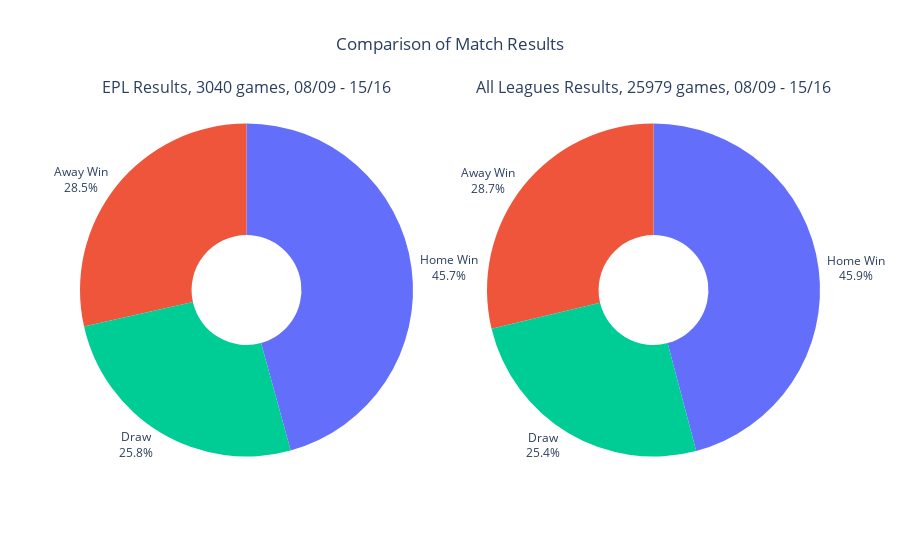

Notebook cell for this chart:
### Code cell
import plotly.express as px
from plotly.subplots import make_subplots
import plotly.graph_objects as go

# Count the number of occurrences of each result for 'prem'
prem_result_counts = prem['Result'].value_counts()
prem_labels = ['Home Win', 'Draw', 'Away Win']
prem_values = [prem_result_counts[1], prem_result_counts[0], prem_result_counts[-1]]

# Count the number of occurrences of each result for 'all_matches'
all_matches_result_counts = all_matches['Result'].value_counts()
all_matches_labels = ['Home Win', 'Draw', 'Away Win']
all_matches_values = [all_matches_result_counts[1], all_matches_result_counts[0], all_matches_result_counts[-1]]

# Create a subplot figure with two pie charts
fig = make_subplots(
    rows=1, cols=2, 
    specs=[[{'type': 'domain'}, {'type': 'domain'}]],
    subplot_titles=[
    'EPL Results, 3040 games, 08/09 - 15/16',
    'All Leagues Results, 25979 games, 08/09 - 15/16'
])

# Add the first pie chart (for 'prem')
fig.add_trace(
    go.Pie(
        labels=prem_labels,
        values=prem_values,
        hole=0.33,
        textinfo='label+percent',
        textposition='outside',
        showlegend=False
    ),
    row=1, col=1
)

# Add the second pie chart (for 'all_matches')
fig.add_trace(
    go.Pie(
        labels=all_matches_labels,
        values=all_matches_values,
        hole=0.33,
        textinfo='label+percent',
        textposition='outside',
        showlegend=False
    ),
    row=1, col=2
)

# Update the layout of the figure
fig.update_layout(title_text='Comparison of Match Results', title_x=0.5)

# Show the figure
fig.show()

### Figure 1 — Plotly figure (JSON) as saved in the notebook; plotly's stock layout.template omitted (floating-point values rounded to 4 significant figures)
{"data": [{"domain": {"x": [0, 0.45], "y": [0, 1]}, "hole": 0.33, "labels": ["Home Win", "Draw", "Away Win"], "showlegend": false, "textinfo": "label+percent", "textposition": "outside", "type": "pie", "values": [1390, 783, 867]}, {"domain": {"x": [0.55, 1], "y": [0, 1]}, "hole": 0.33, "labels": ["Home Win", "Draw", "Away Win"], "showlegend": false, "textinfo": "label+percent", "textposition": "outside", "type": "pie", "values": [11917, 6596, 7466]}], "layout": {"annotations": [{"font": {"size": 16}, "showarrow": false, "text": "EPL Results, 3040 games, 08/09 - 15/16", "x": 0.225, "xanchor": "center", "xref": "paper", "y": 1, "yanchor": "bottom", "yref": "paper"}, {"font": {"size": 16}, "showarrow": false, "text": "All Leagues Results, 25979 games, 08/09 - 15/16", "x": 0.775, "xanchor": "center", "xref": "paper", "y": 1, "yanchor": "bottom", "yref": "paper"}], "title": {"text": "Comparison of Match Results", "x": 0.5}}}
